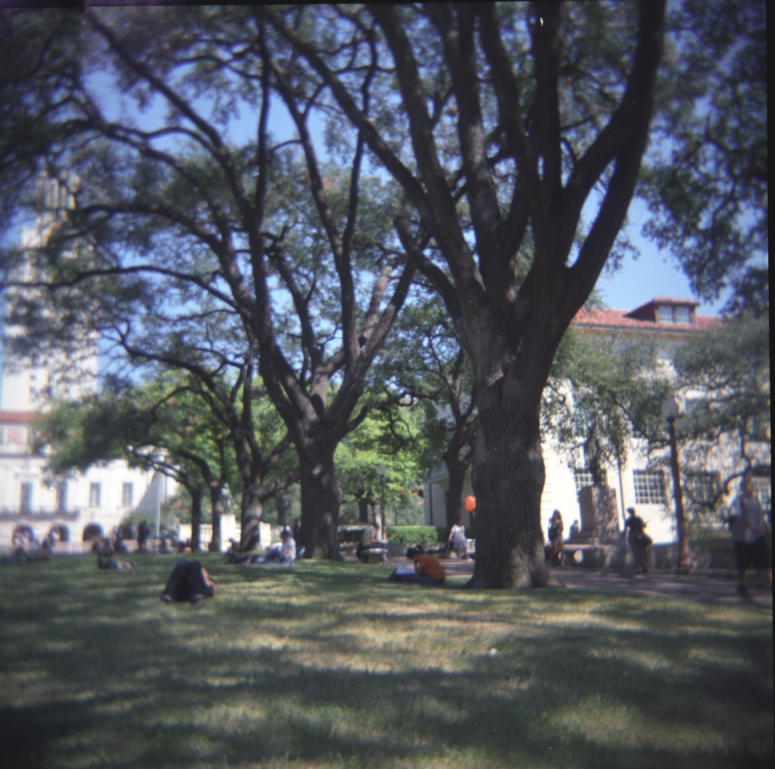
%> input picture inputSeamCarvingMall.jpg, 775 x 769 px
$ octave --eval "result = energy_img_changed(imread('inputSeamCarvingMall.jpg'));"   (GNU Octave 9; MATLAB toolbox functions it lacks are replaced by stand-ins)
%> lines starting %> are read from the running program, lines starting %| are printed output that depends on the picture
function energyImg = energy_img_changed(im)


newImg = imgaussfilt(im,17);
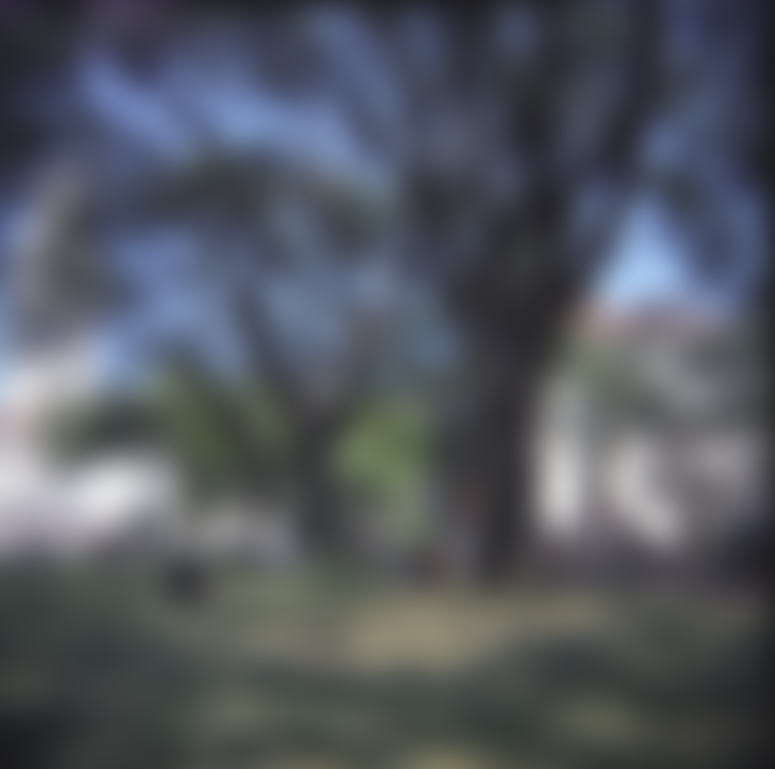
%> newImg: size 769x775x3 uint8; mean R, G, B 83.5, 88.1, 96
grey_im = rgb2gray(newImg);
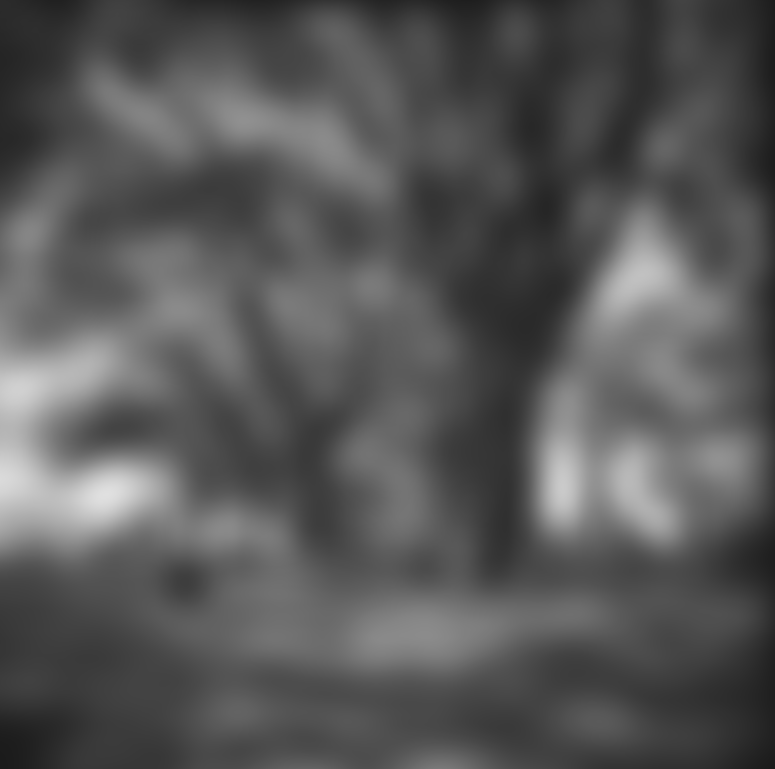
%> grey_im: size 769x775 uint8; min 26, max 224, mean 87.7
[dx,dy] = imgradient(grey_im);
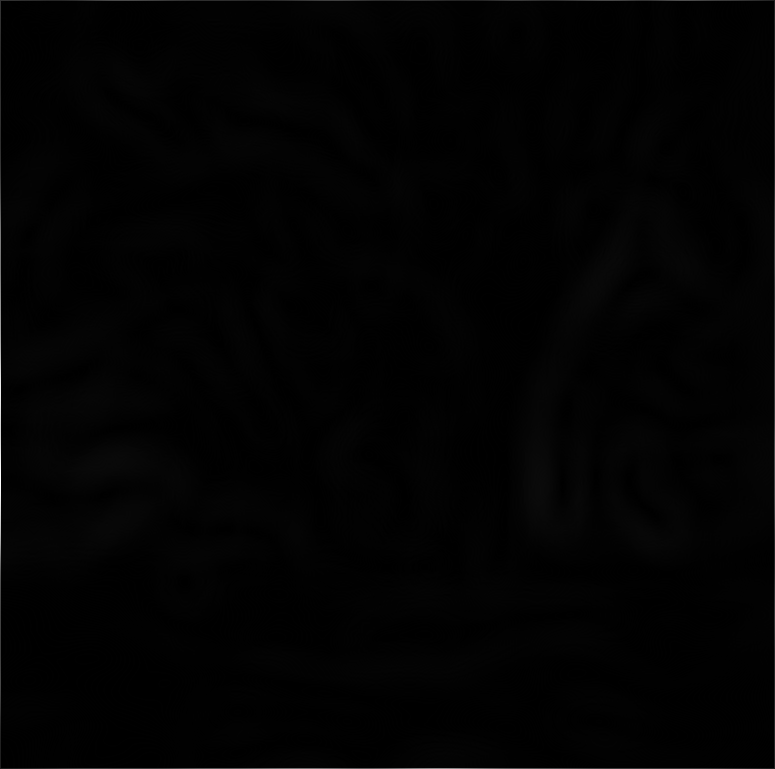
%> dx: size 769x775 double; min 0, max 871, mean 8.1; drawn with min black and max white
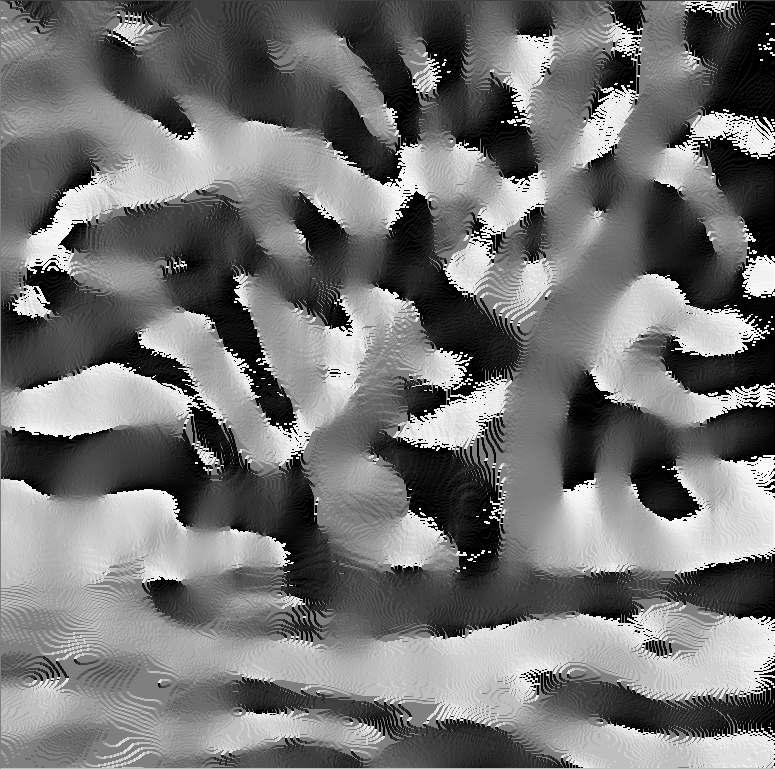
%> dy: size 769x775 double; min -180, max 179.8, mean -15.7; drawn with min black and max white

energy = sqrt((dx.^2)+(dy.^2));
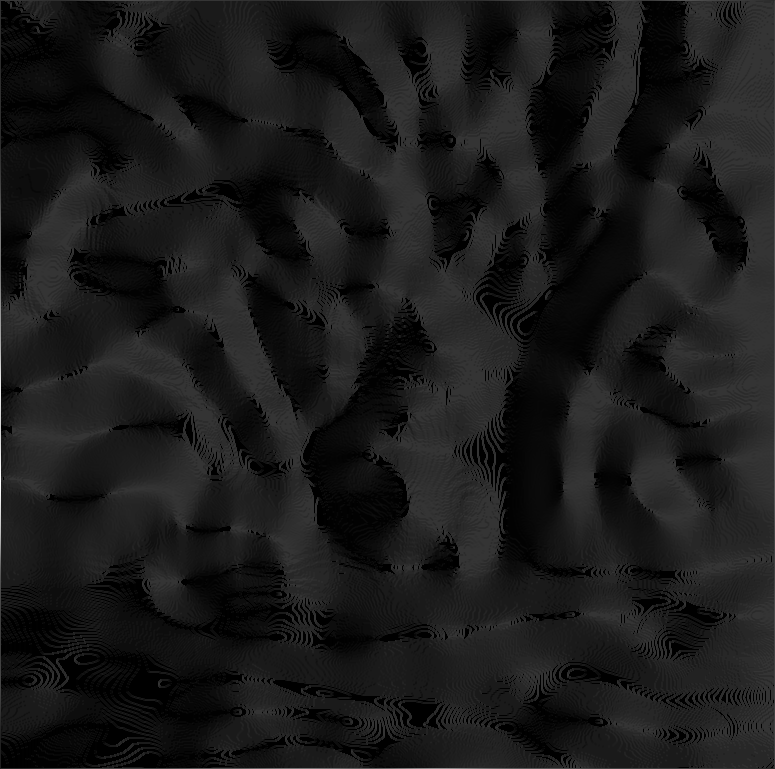
%> energy: size 769x775 double; min 0, max 871, mean 90.8; drawn with min black and max white

energyImg = energy;
end

$ run again, on davis.jpg
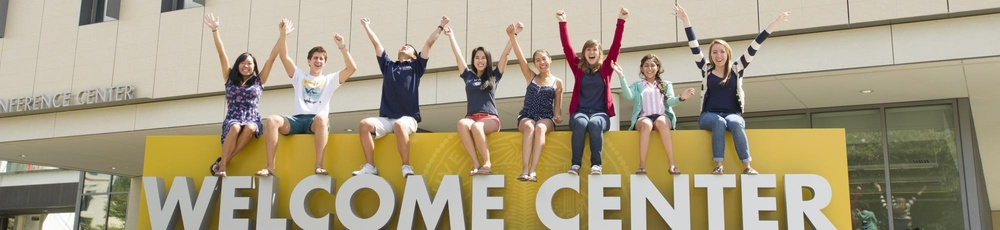
%> input picture davis.jpg, 1000 x 230 px, shrunk from 2000 x 460 before the run
%> in energy_img_changed, `[dx,dy] = imgradient(grey_im);`:
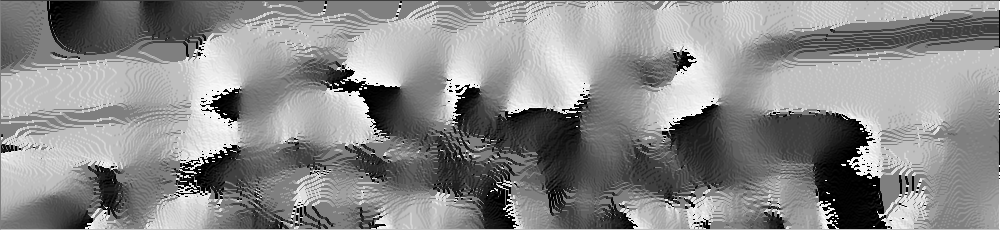
%> dy: size 230x1000 double; min -180, max 179.9, mean 15.6; drawn with min black and max white
%> in energy_img_changed, `energy = sqrt((dx.^2)+(dy.^2));`:
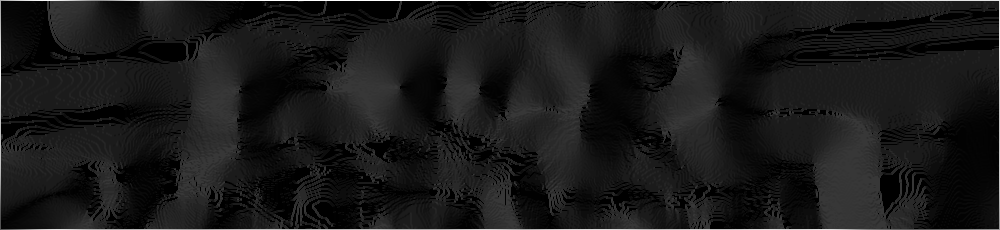
%> energy: size 230x1000 double; min 0, max 832.9, mean 83.6; drawn with min black and max white

$ run again, on inputSeamCarvingPrague.jpg
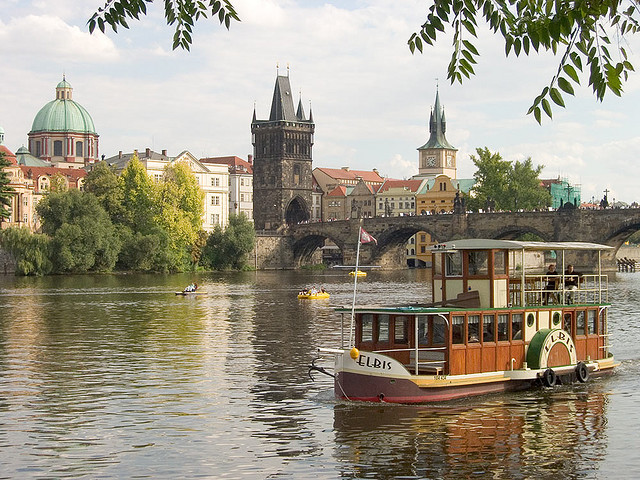
%> input picture inputSeamCarvingPrague.jpg, 640 x 480 px
%> in energy_img_changed, `[dx,dy] = imgradient(grey_im);`:
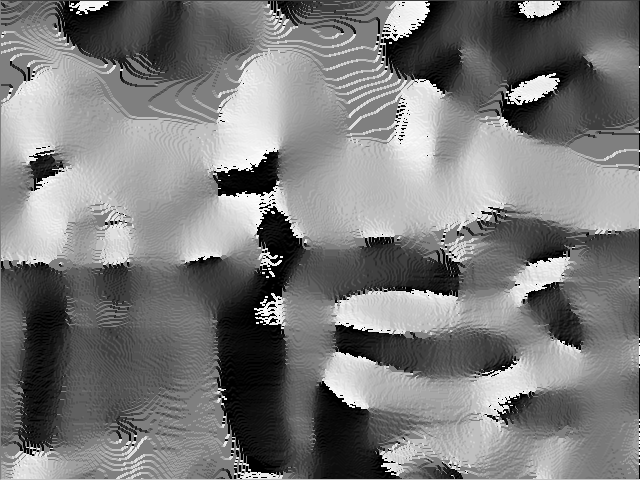
%> dy: size 480x640 double; min -180, max 179.9, mean -6; drawn with min black and max white
%> in energy_img_changed, `energy = sqrt((dx.^2)+(dy.^2));`:
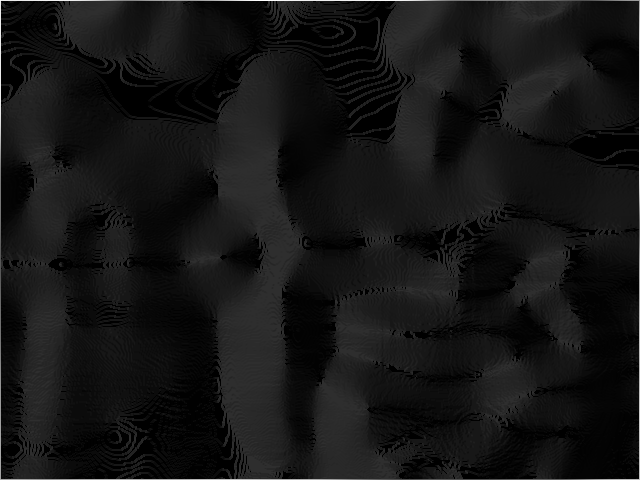
%> energy: size 480x640 double; min 0, max 984.1, mean 82; drawn with min black and max white
